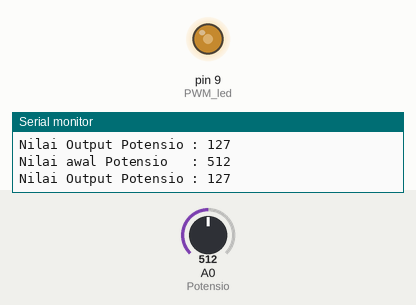
This sketch was run on a simulated Arduino Uno, built with avr-gcc and run on an emulated ATmega328P. Parts: output pins drawn as LEDs (lit = HIGH), the last lines printed to the serial monitor. Inputs (shaded band) come from the test bench; at power-on: A0 (Potensio) = 512.

Above: at 1.3 s.
1.4 s: A0 (Potensio) set to 716
At 2.7 s:
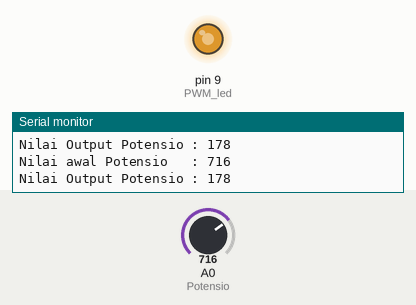
3.0 s: A0 (Potensio) set to 900
At 4.1 s:
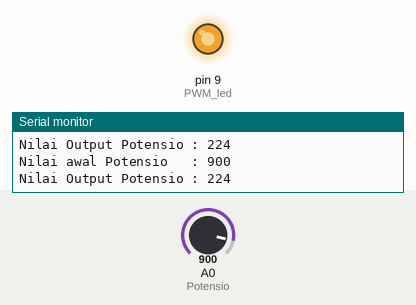
4.5 s: A0 (Potensio) set to 122
At 5.3 s:
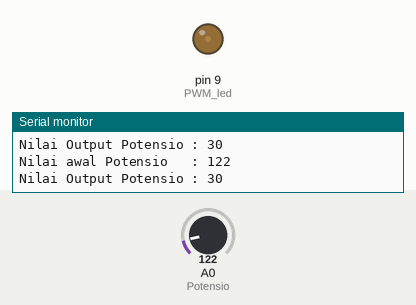
6.0 s: A0 (Potensio) set to 0
At 6.6 s:
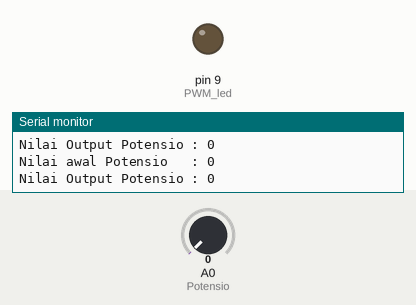
7.5 s: A0 (Potensio) set to 511
At 7.8 s:
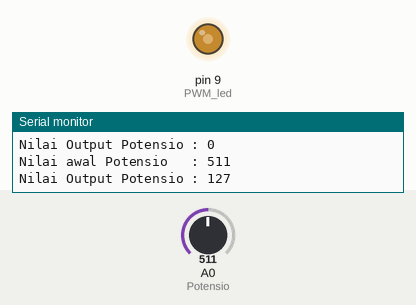
Timing chart, 0 to 10.0 s (numbered marks = the images above; inputs shaded):
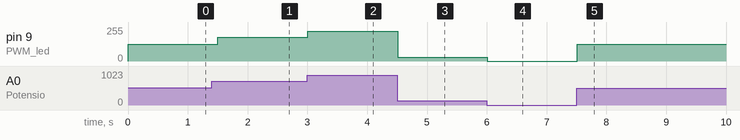

Measured:
- after the input at 1.4 s, pin 9 (PWM_led): 127/255 → 178/255 after 0.10 s
- after the input at 3.0 s, pin 9 (PWM_led): 178/255 → 224/255 at once
- after the input at 4.5 s, pin 9 (PWM_led): 224/255 → 30/255 at once
- after the input at 6.0 s, pin 9 (PWM_led): 30/255 → 0/255 at once
- after the input at 7.5 s, pin 9 (PWM_led): 0/255 → 127/255 at once

The sketch:

Potensio.ino
```cpp
#define PWM_led 9
#define Potensio A0

int nilai_Potensio;
int output;

void setup() {
  Serial.begin(9600);
  pinMode(PWM_led, OUTPUT);
  pinMode(Potensio, INPUT);
}

void loop() {
  nilai_Potensio = analogRead(Potensio);  // memasukkan nilai Potensio kedalam variabel
  Serial.print("Nilai awal Potensio   : ");
  Serial.println(nilai_Potensio);

  output = map(nilai_Potensio, 0, 1023, 0, 255);  // funsi mapping

  analogWrite(PWM_led, output);  // mengatur kecerahan led

  // Serial.print("Nilai awal Potensio   : ");
  // Serial.println(nilai_Potensio);
  Serial.print("Nilai Output Potensio : ");
  Serial.println(output);
  Serial.println();

  delay(500);
}
```
